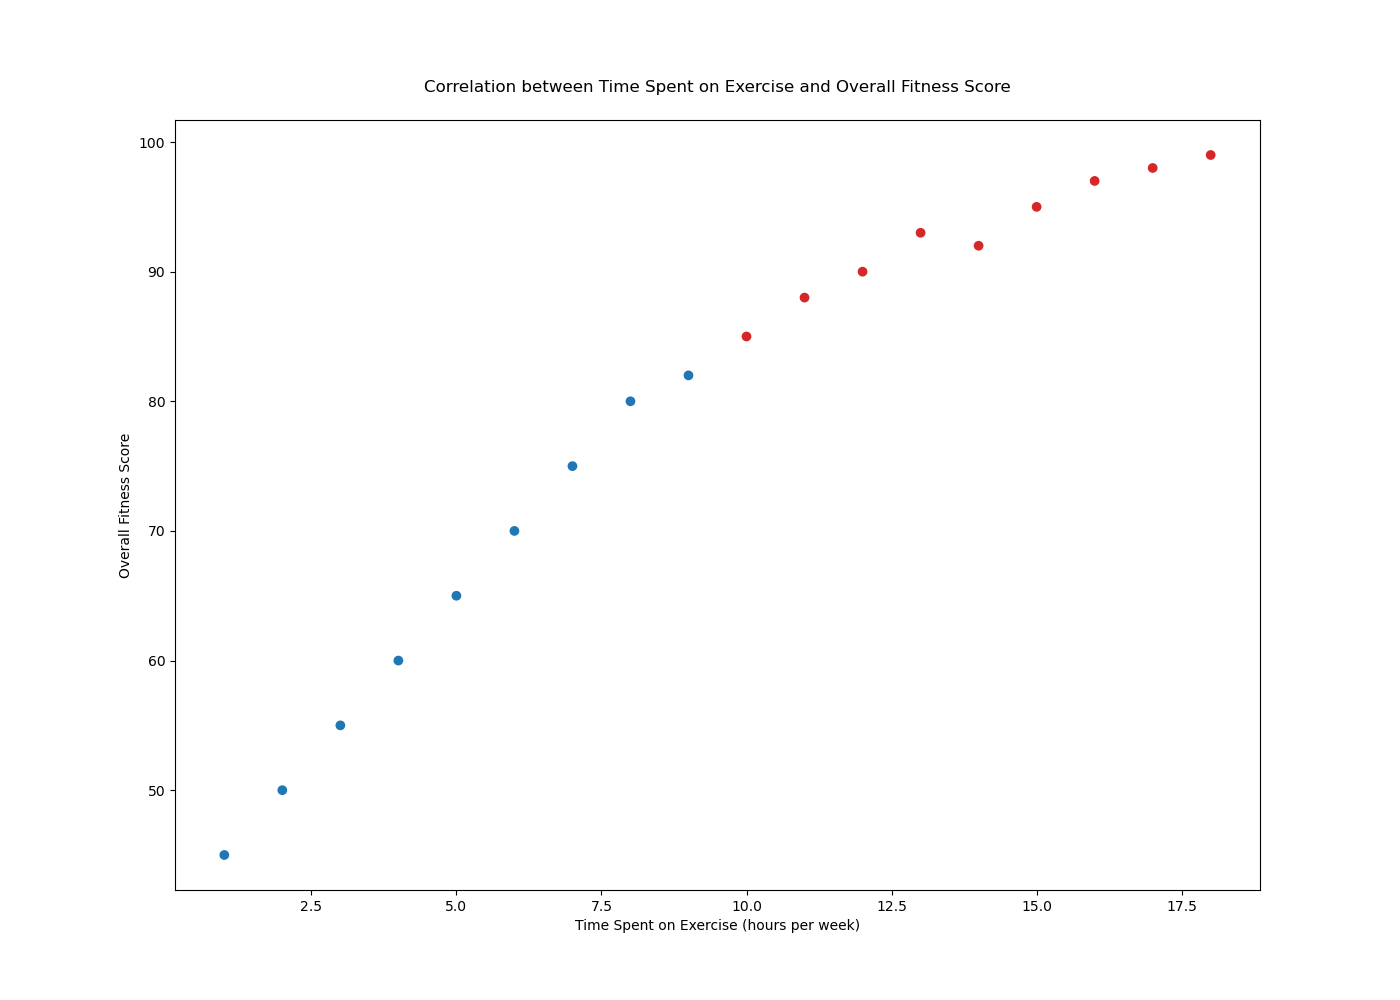

This figure's Python source:

import matplotlib.pyplot as plt

# Data
time_spent_on_exercise = [5, 6, 4, 10, 9, 3, 15, 8, 11, 14, 2, 7, 12, 13, 1, 16, 17, 18]
overall_fitness_score = [65, 70, 60, 85, 82, 55, 95, 80, 88, 92, 50, 75, 90, 93, 45, 97, 98, 99]

# Create the scatter plot
plt.figure(figsize=(14, 10))
plt.scatter(time_spent_on_exercise, overall_fitness_score, color=['#1f77b4' if x < 10 else '#d62728' for x in time_spent_on_exercise])

# Title and labels
plt.title('Correlation between Time Spent on Exercise and Overall Fitness Score', pad=20)
plt.xlabel('Time Spent on Exercise (hours per week)')
plt.ylabel('Overall Fitness Score')

# Show the plot
plt.show()
